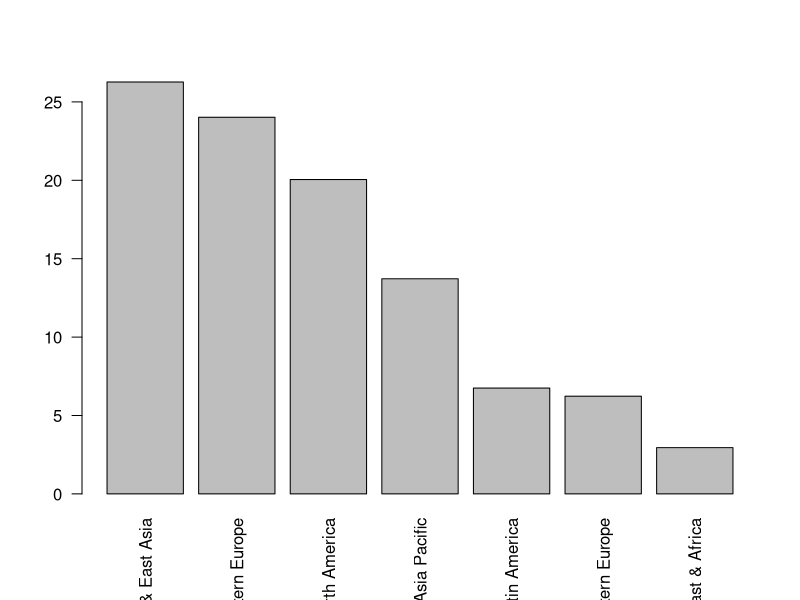

Recreate this plot in R.

pdf(file="subscribers-pc.pdf")
data <- c(26.27, 24.02, 20.05, 13.72, 6.75, 6.23, 2.95)
names(data) <- c("South & East Asia","Western Europe", "North America","Asia Pacific","Latin America","Eastern Europe", "Middle East & Africa")
barplot(data,las=2)
dev.off()